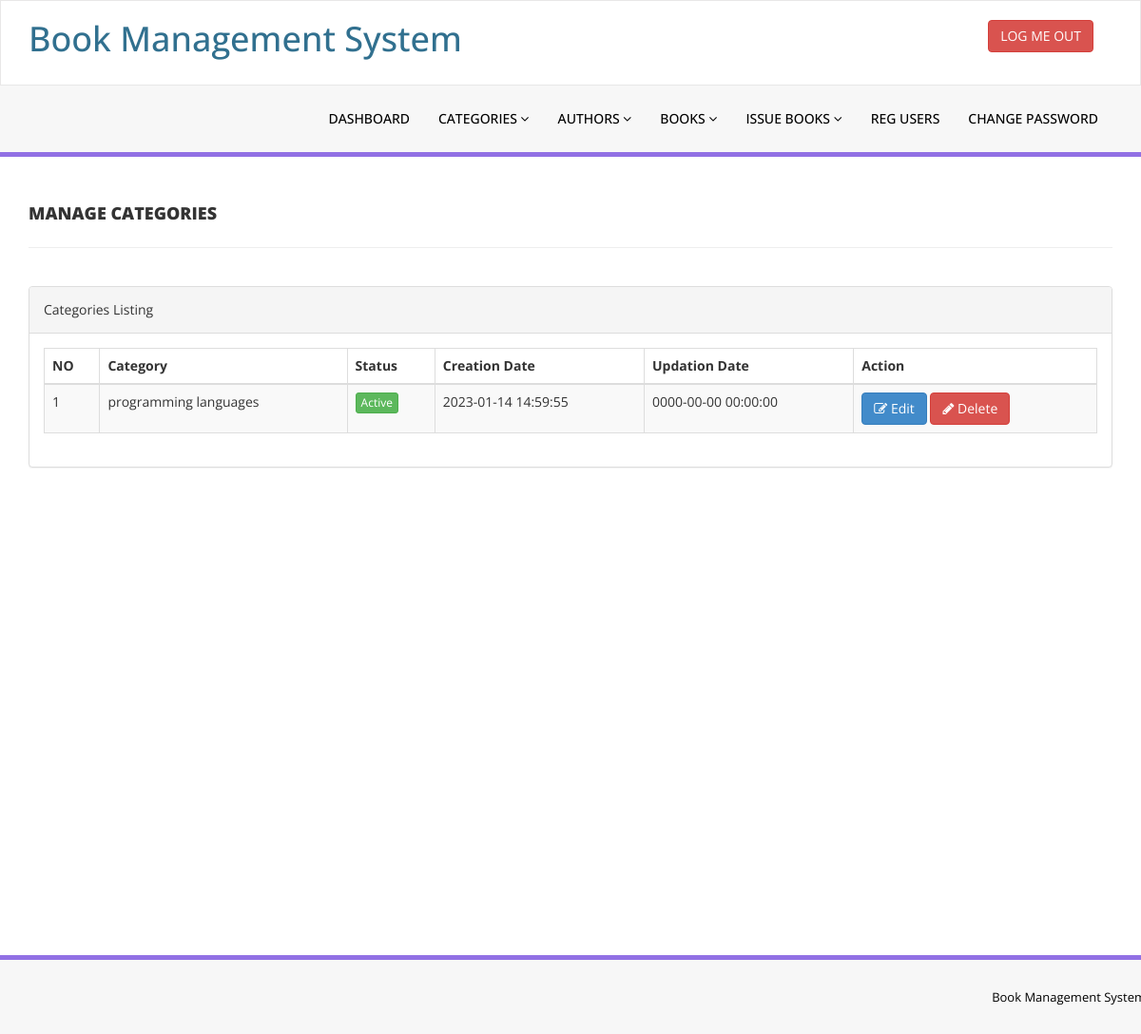
The app's page /admin/manage-categories.php (signed in) with its own data.
### tables this page shows
CREATE TABLE `tblcategory` (
  `id` int(11) NOT NULL,
  `CategoryName` varchar(150) DEFAULT NULL,
  `Status` int(1) DEFAULT NULL,
  `CreationDate` timestamp NULL DEFAULT current_timestamp(),
  `UpdationDate` timestamp NULL DEFAULT '0000-00-00 00:00:00' ON UPDATE current_timestamp()
);

### admin/manage-categories.php (the view, shortened to what this page needs)
<?php
include('includes/config.php');
if(strlen($_SESSION['alogin'])==0)
    {
header('location:index.php');
}
else{
    ?>
<!DOCTYPE html>
<html xmlns="http://www.w3.org/1999/xhtml">
<head>
    <link href="assets/css/bootstrap.css" rel="stylesheet" />
    <link href="assets/css/font-awesome.css" rel="stylesheet" />
    <link href="assets/js/dataTables/dataTables.bootstrap.css" rel="stylesheet" />
    <link href="assets/css/style.css" rel="stylesheet" />
</head>
<body>
    <?php include('includes/header.php');?>
    <div class="content-wrapper">
        <div class="container">
            <div class="row pad-botm">
                <div class="col-md-12">
                    <h4 class="header-line">Manage Categories</h4>
                </div>
                <div class="row">
                </div>
            </div>
            <div class="row">
                <div class="col-md-12">
                    <div class="panel panel-default">
                        <div class="panel-heading">
                            Categories Listing
                        </div>
                        <div class="panel-body">
                            <div class="table-responsive">
                                <table class="table table-striped table-bordered table-hover" id="dataTables-example">
                                    <thead>
                                        <tr>
                                            <th>NO</th>
                                            <th>Category</th>
                                            <th>Status</th>
                                            <th>Creation Date</th>
                                            <th>Updation Date</th>
                                            <th>Action</th>
                                        </tr>
                                    </thead>
                                    <tbody>
                                        <?php $sql = "SELECT * from  tblcategory";
$query = $dbh -> prepare($sql);
$query->execute();
$results=$query->fetchAll(PDO::FETCH_OBJ);
$cnt=1;
if($query->rowCount() > 0)
{
foreach($results as $result)
{               ?>
                                        <tr class="odd gradeX">
                                            <td class="center"><?php echo htmlentities($cnt);?></td>
                                            <td class="center"><?php echo htmlentities($result->CategoryName);?></td>
                                            <td class="center"><?php if($result->Status==1) {?>
                                                <a href="#" class="btn btn-success btn-xs">Active</a>
                                                <?php } else {?>
                                                <a href="#" class="btn btn-danger btn-xs">Inactive</a>
                                                <?php } ?>
                                            </td>
                                            <td class="center"><?php echo htmlentities($result->CreationDate);?></td>
                                            <td class="center"><?php echo htmlentities($result->UpdationDate);?></td>
                                            <td class="center">
                                                <a
                                                    href="edit-category.php?catid=<?php echo htmlentities($result->id);?>"><button
                                                        class="btn btn-primary"><i class="fa fa-edit "></i>
                                                        Edit</button>
                                                    <a href="manage-categories.php?del=<?php echo htmlentities($result->id);?>"
                                                        onclick="return confirm('Are you sure you want to delete?');"" >  <button class="
                                                        btn btn-danger"><i class="fa fa-pencil"></i> Delete</button>
                                            </td>
                                        </tr>
                                        <?php $cnt=$cnt+1;}} ?>
                                    </tbody>
                                </table>
                            </div>
                        </div>
                    </div>
                </div>
            </div>
        </div>
    </div>
    <?php include('includes/footer.php');?>
</body>
</html>
<?php } ?>

### admin/assets/css/style.css (style rules this page uses)
.content-wrapper { margin-top: 40px; min-height:800px; padding-bottom:90px; }
.header-line { font-weight:900; padding-bottom:25px; border-bottom:1px solid #eeeeee; text-transform:uppercase; }
.pad-botm { padding-bottom:30px; }

### records on screen
tblcategory: CategoryName "programming languages", Status "Active", CreationDate "2023-01-14 14:59:55", UpdationDate "0000-00-00 00:00:00"
